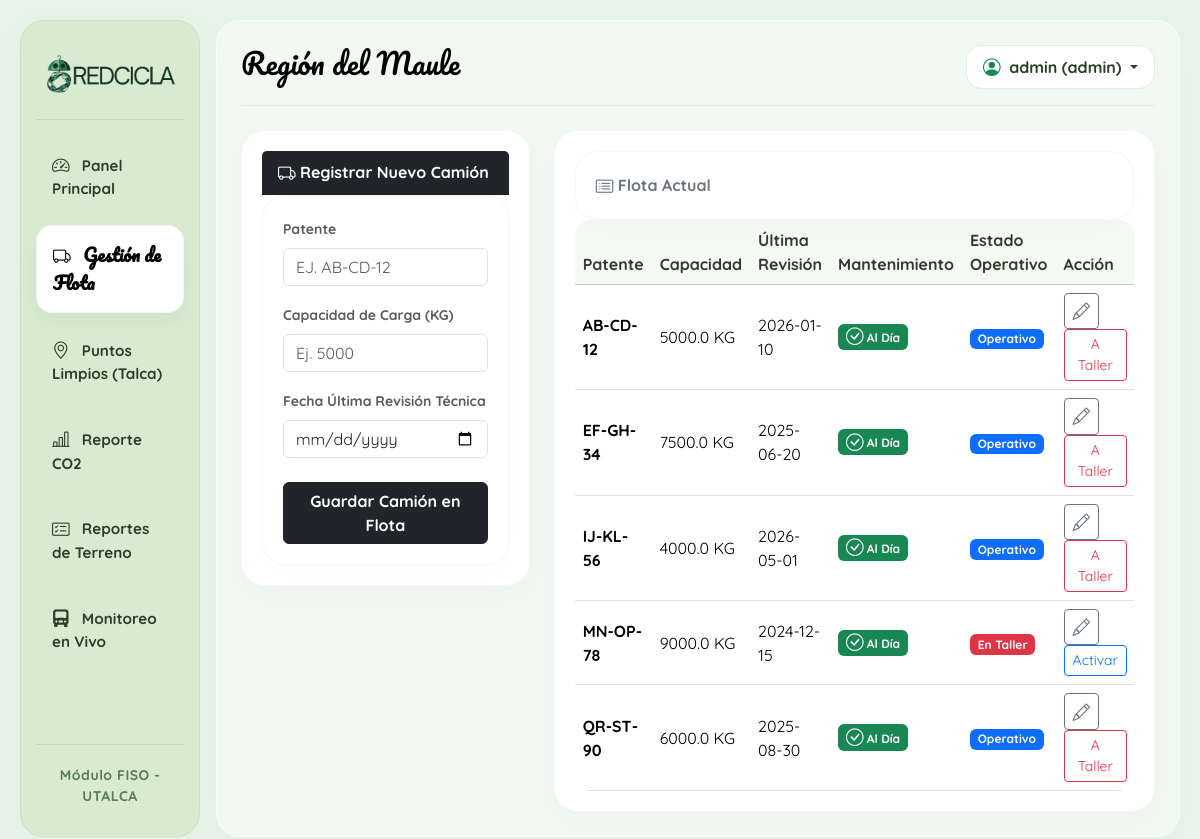
Before: /flota (signed in) with the older database file.
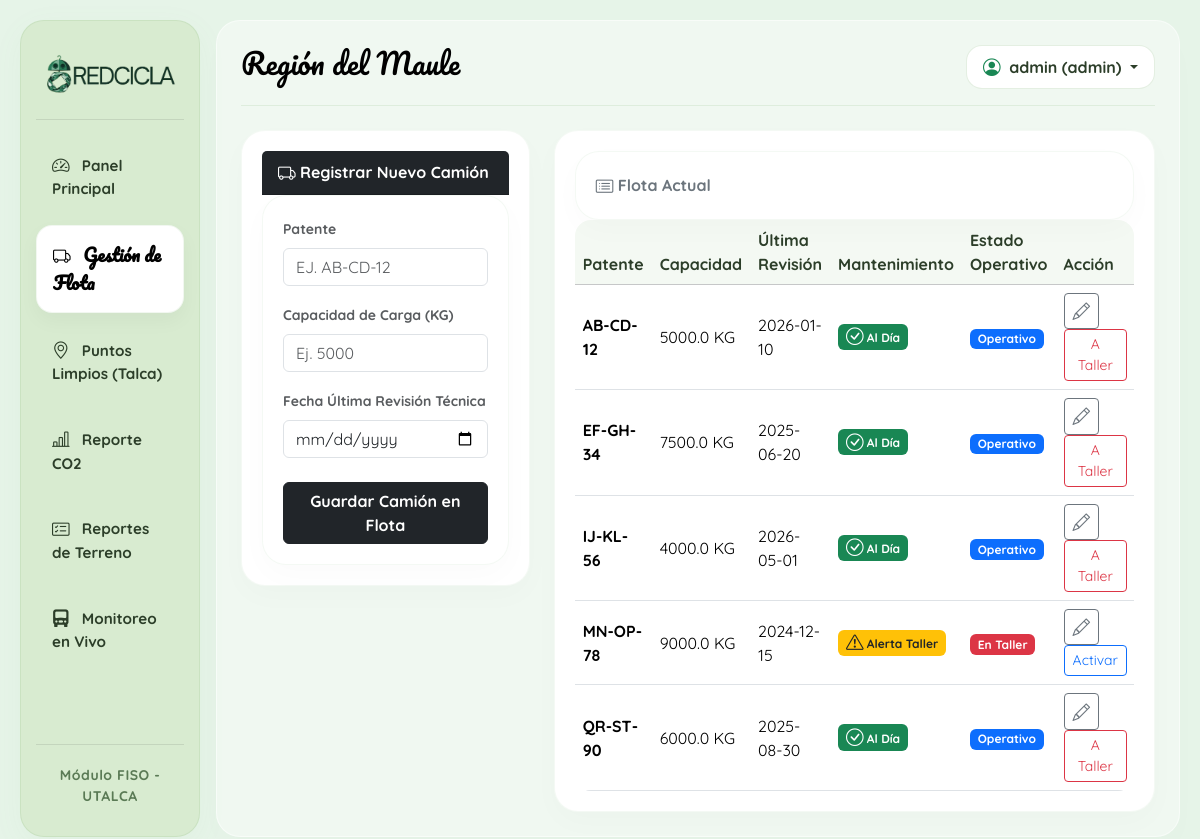
After: the same page with the newer database file.
### tables this page shows
CREATE TABLE camiones (
        id INTEGER PRIMARY KEY AUTOINCREMENT, patente TEXT UNIQUE NOT NULL, capacidad_carga REAL,
        ultima_revision TEXT, estado INTEGER DEFAULT 1, alerta INTEGER DEFAULT 0);

### main.py (the view)
@app.route('/flota')
def gestion_flota():
    if 'usuario_nombre' not in session:
        return redirect(url_for('login'))
    conexion = sqlite3.connect(DB_PATH)
    cursor = conexion.cursor()
    cursor.execute("SELECT id, ultima_revision FROM camiones")
    camiones_revision = cursor.fetchall()
    hoy = datetime.now()
    for camion in camiones_revision:
        id_camion = camion[0]
        fecha_rev_str = camion[1]
        try:
            fecha_rev = datetime.strptime(fecha_rev_str, "%Y-%m-%d")
            dias_pasados = (hoy - fecha_rev).days
            nueva_alerta = 1 if dias_pasados >= 365 else 0
            cursor.execute("UPDATE camiones SET alerta = ? WHERE id = ?", (nueva_alerta, id_camion))
        except Exception as e:
            pass # Por si un camión tiene la fecha en blanco o mal escrita
    conexion.commit()
    cursor.execute("SELECT id, patente, capacidad_carga, ultima_revision, estado, alerta FROM camiones ORDER BY patente")
    lista_camiones = cursor.fetchall()
    conexion.close()
    return render_template('flota.html', camiones=lista_camiones)

### templates/flota.html (shortened to what this page needs)
{% extends 'base.html' %}
{% block content %}
<div class="row">
    <div class="col-md-4">
        <div class="card border-0 shadow-sm">
            <div class="card-header bg-dark text-white fw-bold">
                <i class="bi bi-truck"></i> Registrar Nuevo Camión
            </div>
            <div class="card-body bg-white">
                <form action="/flota/crear" method="POST">
                    <div class="mb-3">
                        <label class="form-label small text-muted fw-bold">Patente</label>
                        <input type="text" name="patente" class="form-control" required placeholder="Ej. AB-CD-12" style="text-transform: uppercase;">
                    </div>
                    <div class="mb-3">
                        <label class="form-label small text-muted fw-bold">Capacidad de Carga (KG)</label>
                        <input type="number" step="0.1" name="capacidad" class="form-control" required placeholder="Ej. 5000">
                    </div>
                    <div class="mb-4">
                        <label class="form-label small text-muted fw-bold">Fecha Última Revisión Técnica</label>
                        <input type="date" name="revision" class="form-control" required>
                    </div>
                    <button type="submit" class="btn btn-dark w-100 fw-bold">Guardar Camión en Flota</button>
                </form>
            </div>
        </div>
    </div>
    <div class="col-md-8">
        <div class="card border-0 shadow-sm">
            <div class="card-header bg-white fw-bold text-secondary">
                <i class="bi bi-card-list"></i> Flota Actual
            </div>
            <div class="table-responsive">
                <table class="table table-hover align-middle mb-0">
                    <thead class="table-light">
                        <tr>
                            <th>Patente</th>
                            <th>Capacidad</th>
                            <th>Última Revisión</th>
                            <th>Mantenimiento</th>
                            <th>Estado Operativo</th>
                            <th>Acción</th>
                        </tr>
                    </thead>
                    <tbody>
                        {% for c in camiones %}
                        <tr>
                            <td class="fw-bold">{{ c[1] }}</td>
                            <td>{{ c[2] }} KG</td>
                            <td>{{ c[3] }}</td>
                            <td>
                                {% if c[5] == 1 %}
                                    <span class="badge bg-warning text-dark"><i class="bi bi-exclamation-triangle"></i> Alerta Taller</span>
                                {% else %}
                                    <span class="badge bg-success"><i class="bi bi-check-circle"></i> Al Día</span>
                                {% endif %}
                            </td>
                            <td>
                                {% if c[4] == 1 %}
                                    <span class="badge bg-primary">Operativo</span>
                                {% else %}
                                    <span class="badge bg-danger">En Taller</span>
                                {% endif %}
                            </td>
                            <td>
                                <button type="button" class="btn btn-sm btn-outline-secondary me-1" data-bs-toggle="modal" data-bs-target="#modalEditarCamion{{ c[0] }}" title="Editar datos">
                                    <i class="bi bi-pencil"></i>
                                </button>
                                <form action="/flota/estado/{{ c[0] }}" method="POST" style="display:inline;">
                                    {% if c[4] == 1 %}
                                        <button type="submit" class="btn btn-sm btn-outline-danger" title="Mandar a Taller">A Taller</button>
                                    {% else %}
                                        <button type="submit" class="btn btn-sm btn-outline-primary" title="Poner Operativo">Activar</button>
                                    {% endif %}
                                </form>
                                </td>
                        </tr>
                        {% endfor %}
                    </tbody>
                </table>
            </div>
        </div>
    </div>
</div>
{% endblock %}

### templates/base.html (shortened to what this page needs)
<!DOCTYPE html>
<html lang="es">
<head>
    <link href="https://cdn.jsdelivr.net/npm/bootstrap@5.3.2/dist/css/bootstrap.min.css" rel="stylesheet">
    <link rel="stylesheet" href="https://cdn.jsdelivr.net/npm/bootstrap-icons@1.11.1/font/bootstrap-icons.css">
</head>
<body>
    <div class="container-fluid main-wrapper">
        <div class="row g-3">
            <div class="col-md-3 col-lg-2">
                <div class="sidebar d-flex flex-column h-100">
                    <div class="text-center my-2">
                        <img src="{{ url_for('static', filename='images/LOGO_TEXTO_BESIDE.png') }}"
                             alt="Logo RedCicla"
                             class="img-fluid px-2"
                             style="max-height: 52px; object-fit: contain;">
                    </div>
                    <hr style="opacity: 0.1; background-color: var(--color-primary-green);">
                    <ul class="nav nav-pills flex-column mb-auto gap-2">
                        <li>
                            <a href="/" class="nav-link p-3 {% if request.path == '/' %}nav-active{% endif %}">
                                <i class="bi bi-speedometer2 me-2"></i> Panel Principal
                            </a>
                        </li>
                        <li>
                            <a href="/flota" class="nav-link p-3 {% if request.path == '/flota' %}nav-active{% endif %}">
                                <i class="bi bi-truck me-2"></i> Gestión de Flota
                            </a>
                        </li>
                        <li>
                            <a href="/puntos" class="nav-link p-3 {% if request.path == '/puntos' %}nav-active{% endif %}">
                                <i class="bi bi-geo-alt me-2"></i> Puntos Limpios (Talca)
                            </a>
                        </li>
                        <li>
                            <a href="/reporte-co2" class="nav-link p-3 {% if request.path == '/reporte-co2' %}nav-active{% endif %}">
                                <i class="bi bi-bar-chart-line me-2"></i> Reporte CO2
                            </a>
                        </li>
                        <li>
                            <a href="{{ url_for('reportes_terreno') }}" class="nav-link p-3 {% if request.path == '/reportes-terreno' %}nav-active{% endif %}">
                                <i class="bi bi-card-checklist me-2"></i> Reportes de Terreno
                            </a>
                        </li>
                        <li>
                            <a href="{{ url_for('monitoreo_rutas') }}" class="nav-link p-3 {% if request.path == '/monitoreo' %}nav-active{% endif %}">
                                <i class="bi bi-truck-front-fill me-2"></i> Monitoreo en Vivo
                            </a>
                        </li>
                    </ul>
                    <hr style="opacity: 0.1; background-color: var(--color-primary-green);">
                    <div class="small text-center brand-footer py-1">Módulo FISO - UTALCA</div>
                </div>
            </div>
            <div class="col-md-9 col-lg-10">
                <div class="h-100 p-4" style="background-color: rgba(255, 255, 255, 0.4); border-radius: var(--ios-bubble-radius); border: 1px solid rgba(255,255,255,0.5); box-shadow: 0 15px 35px rgba(0,0,0,0.01);">
                    <div class="d-flex justify-content-between align-items-center mb-4 pb-3 border-bottom" style="border-color: rgba(121, 174, 111, 0.15) !important;">
                        <h2 class="section-title">Región del Maule</h2>
                        <div class="dropdown">
                            <button class="btn btn-profile dropdown-toggle fw-bold px-3 py-2" type="button" data-bs-toggle="dropdown">
                                <i class="bi bi-person-circle me-1 text-success"></i> {{ session.get('usuario_nombre') }} ({{ session.get('usuario_rol') }})
                            </button>
                        </div>
                    </div>
                    {% block content %}
                    {% endblock %}
                </div>
            </div>
        </div>
    </div>
</body>
</html>

### templates/base.html (style rules this page uses)
:root { --color-bg-light: #e6f4e8; --color-sidebar-combine: #d8ebd0; --color-primary-green: #79AE6F; --color-bubble-bg: #ffffff; --color-dark: #000000; --color-red: #b21c19; --ios-bubble-radius: 24px; --ios-pill-radius: 16px; }
body { font-family: 'Quicksand', sans-serif; background-color: var(--color-bg-light); min-height: 100vh; color: #1c1c1e; overflow-x: hidden; }
.main-wrapper { padding: 20px; min-height: 100vh; }
.sidebar { background-color: var(--color-sidebar-combine) !important; border-radius: var(--ios-bubble-radius); box-shadow: 0 8px 32px rgba(121, 174, 111, 0.05); border: 1px solid rgba(121, 174, 111, 0.15); padding: 25px 15px; }
.sidebar a { color: #2c3e29; text-decoration: none; font-weight: 700; font-size: 0.95rem; border-radius: var(--ios-pill-radius) !important; transition: all 0.25s cubic-bezier(0.4, 0, 0.2, 1); }
.nav-active { background-color: var(--color-bubble-bg) !important; color: var(--color-dark) !important; font-family: 'Pacifico', cursive; font-size: 1.1rem !important; box-shadow: 0 8px 20px rgba(0, 0, 0, 0.04); border: 1px solid rgba(121, 174, 111, 0.1); }
.brand-footer { font-weight: 700; color: #5a7a55; letter-spacing: 0.5px; }
.section-title { font-family: 'Pacifico', cursive; color: var(--color-dark); font-size: 1.8rem; }
.btn-profile { border: 1px solid rgba(121, 174, 111, 0.2) !important; color: #2c3e29 !important; background-color: var(--color-bubble-bg); border-radius: var(--ios-pill-radius); font-weight: 600; transition: all 0.2s ease; }
.card, .bg-white { background-color: var(--color-bubble-bg) !important; border-radius: var(--ios-bubble-radius) !important; border: 1px solid rgba(121, 174, 111, 0.08) !important; box-shadow: 0 10px 30px rgba(0, 0, 0, 0.02) !important; padding: 20px; animation: fadeInUp 0.4s cubic-bezier(0.16, 1, 0.3, 1) both; }
.bi { font-size: 1.1rem; vertical-align: -1px; }
.table-responsive { border-radius: var(--ios-pill-radius); overflow: hidden; }
.table { margin-bottom: 0; --bs-table-bg: var(--color-bubble-bg) !important; }
.table-light { --bs-table-bg: #f4f9f3 !important; --bs-table-color: #2c3e29 !important; }

Changed rows visible on the page:
changed camiones "MN-OP-78": alerta "Al Día" → "Alerta Taller"
